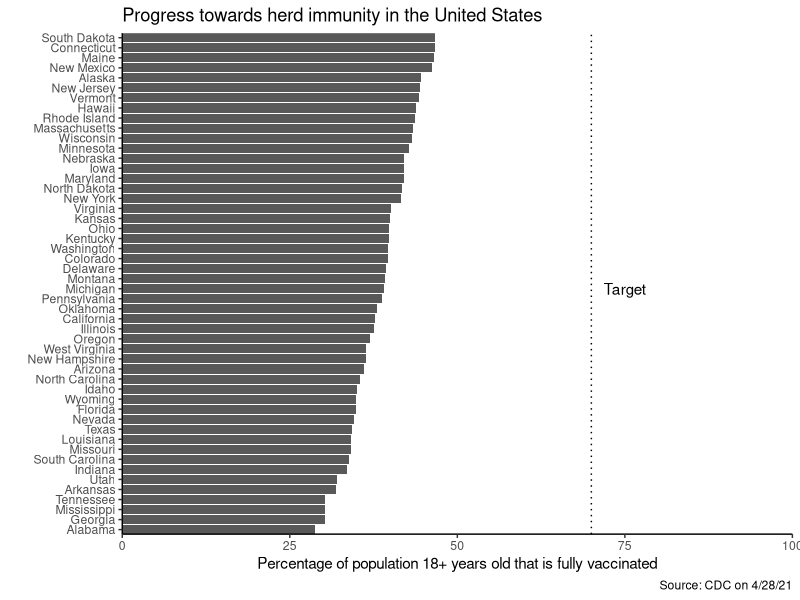

The R script that drew this image:
## ---- chunk 1
# Downloaded from https://covid.cdc.gov/covid-data-tracker/#vaccinations
library(data.table)
library(datasets)
dt <- fread("covid19_vaccinations_in_the_united_states.csv",
            select = c(1, 16),
            na.strings = "N/A")
setnames(dt, c(1, 2), c("state", "perc_vaccinated"))
dt[state == "New York State", state := "New York"]
dt <- dt[state %in% state.name & !is.na(perc_vaccinated)]
# order by vaccination status
dt[, state := factor(state, levels = dt[order(perc_vaccinated), state])]

library(ggplot2)
ggplot(dt) +
  geom_col(aes(x = perc_vaccinated, y = state)) +
  coord_cartesian(xlim = c(0, 100), expand = FALSE) +
  geom_vline(xintercept = 70, lty = "dotted") +
  labs(title = "Progress towards herd immunity in the United States",
       caption = "Source: CDC on 4/28/21",
       x = "Percentage of population 18+ years old that is fully vaccinated",
       y = "") +
  annotate("text", x = 75, y = "Michigan", label = "Target") +
  theme_classic() +
  scale_fill_manual(values = c(Democratic = "blue", Republican = "red"))
